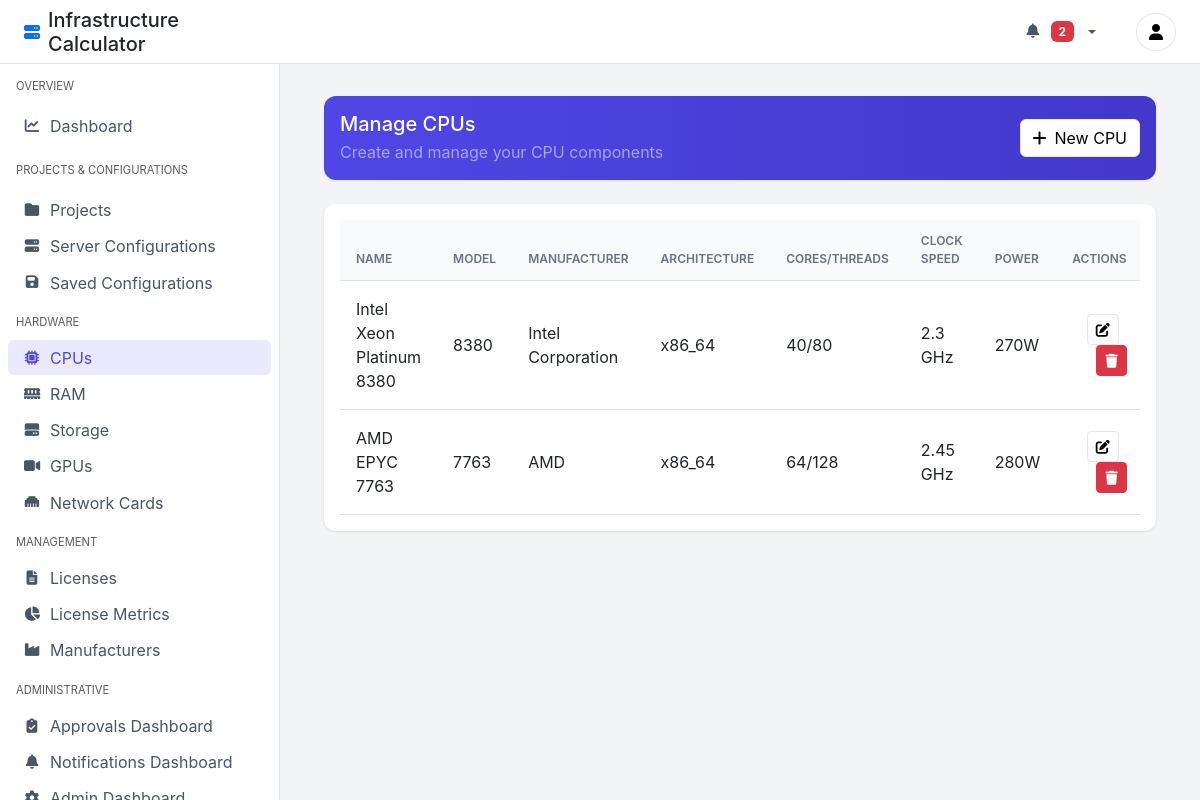
The page /cpus/ (signed in) on the database its author committed.
### calculator/models.py (models this page shows, shortened)
class CPU(models.Model):
    name = models.CharField(max_length=255)
    model = models.CharField(max_length=255, blank=True, null=True)
    manufacturer = models.ForeignKey(Manufacturer, on_delete=models.CASCADE)
    ARCHITECTURE_CHOICES = [
        ('x86', 'x86'),
        ('x86_64', 'x86_64'),
        ('arm', 'ARM'),
        ('arm64', 'ARM64'),
    ]
    architecture = models.CharField(max_length=50, choices=ARCHITECTURE_CHOICES, default='x86_64')
    cores = models.IntegerField()
    threads = models.IntegerField()
    clock_speed = models.FloatField()
    power_consumption_watts = models.IntegerField(blank=True, null=True)
    price = models.DecimalField(max_digits=10, decimal_places=2, default=0)
    class Meta:
        verbose_name_plural = "CPU"

class Manufacturer(models.Model):
    name = models.CharField(max_length=255)
    website = models.URLField(blank=True, null=True)
    description = models.TextField(blank=True, null=True)
    contact_email = models.EmailField(blank=True, null=True)

### calculator/views.py (the view)
# urls.py: path('cpus/', views.CPUListView.as_view(), name='cpu_list'),
class CPUListView(ListView):
    model = CPU
    template_name = 'calculator/cpu_list.html'
    context_object_name = 'cpus'
    def get_context_data(self, **kwargs):
        context = super().get_context_data(**kwargs)
        context['manufacturers'] = Manufacturer.objects.all()
        context['active_tab'] = 'cpus'
        return context

### calculator/context_processors.py (called while the page is built)
def notifications(request):
    if request.user.is_authenticated and request.user.is_staff:
        unread_notifications = Notification.objects.filter(
            recipient=request.user,
            is_read=False
        )
        return {
            'unread_notifications': unread_notifications,
            'unread_notifications_count': unread_notifications.count(),  # Changed variable name to match template
        }
    return {
        'unread_notifications': [],
        'unread_notifications_count': 0,  # Changed variable name to match template
    }

### calculator/templates/calculator/cpu_list.html (shortened to what this page needs)
{% extends 'calculator/base.html' %}
{% block content %}
    <div class="row mb-4">
        <div class="col-12">
            <div class="card action-card">
                <div class="card-body d-flex justify-content-between align-items-center">
                    <div>
                        <h5 class="mb-1">Manage CPUs</h5>
                        <p class="mb-0 text-white-50">Create and manage your CPU components</p>
                    </div>
                    <a href="{% url 'cpu_create' %}" class="btn btn-light">
                        <i class="fas fa-plus me-2"></i>New CPU
                    </a>
                </div>
            </div>
        </div>
    </div>
    <div class="row">
        <div class="col-12">
            <div class="card">
                <div class="card-body">
                    <div class="table-responsive">
                        <table class="table table-hover align-middle">
                            <thead>
                                <tr>
                                    <th>Name</th>
                                    <th>Model</th>
                                    <th>Manufacturer</th>
                                    <th>Architecture</th>
                                    <th>Cores/Threads</th>
                                    <th>Clock Speed</th>
                                    <th>Power</th>
                                    <th class="text-end">Actions</th>
                                </tr>
                            </thead>
                            <tbody>
                                {% for cpu in cpus %}
                                <tr>
                                    <td>{{ cpu.name }}</td>
                                    <td>{{ cpu.model }}</td>
                                    <td>{{ cpu.manufacturer.name }}</td>
                                    <td>{{ cpu.architecture }}</td>
                                    <td>{{ cpu.cores }}/{{ cpu.threads }}</td>
                                    <td>{{ cpu.clock_speed }} GHz</td>
                                    <td>{{ cpu.power_consumption_watts }}W</td>
                                    <td class="text-end">
                                        <a href="{% url 'cpu_edit' cpu.id %}" class="btn btn-sm btn-light me-2">
                                            <i class="fas fa-edit"></i>
                                        </a>
                                        <button type="button" class="btn btn-sm btn-danger" data-bs-toggle="modal" data-bs-target="#deleteCPUModal{{ cpu.id }}">
                                            <i class="fas fa-trash"></i>
                                        </button>
                                    </td>
                                </tr>
                                {% endfor %}
                            </tbody>
                        </table>
                    </div>
                </div>
            </div>
        </div>
    </div>
{% endblock %}

### calculator/templates/calculator/base.html (style rules this page uses)
:root { --primary-color: #4f46e5; --sidebar-width: 280px; --header-height: 64px; }
body { background-color: #f3f4f6; font-family: 'Inter', system-ui, -apple-system, sans-serif; }
.card { background: #fff; border-radius: 12px; border: none; box-shadow: 0 1px 3px rgba(0,0,0,0.1); }
.action-card { background: linear-gradient(135deg, var(--primary-color), #6366f1); color: white; }
.btn-light { background: #fff; border: 1px solid #e5e7eb; }
.table { margin-bottom: 0; }
.table th { border-bottom-width: 1px; text-transform: uppercase; font-size: 0.75rem; font-weight: 600; color: #6b7280; padding: 0.75rem 1rem; }
.table td { padding: 1rem; vertical-align: middle; }

### calculator/templates/calculator/cpu_list.html (style rules this page uses)
.table th { background-color: #f9fafb; }
.action-card { background: linear-gradient(to right, var(--primary-color), #4338ca); border: none; }
.action-card h5, .action-card p { color: white; }

### rows shown on the page
CPU: name "Intel Xeon Platinum 8380", model "8380", manufacturer.name "Intel Corporation", architecture "x86_64", cores "40", threads "80", clock_speed "2.3", power_consumption_watts "270"
CPU: name "AMD EPYC 7763", model "7763", manufacturer.name "AMD", architecture "x86_64", cores "64", threads "128", clock_speed "2.45", power_consumption_watts "280"

### other values the page prints
{{ unread_notifications_count }} "2"
